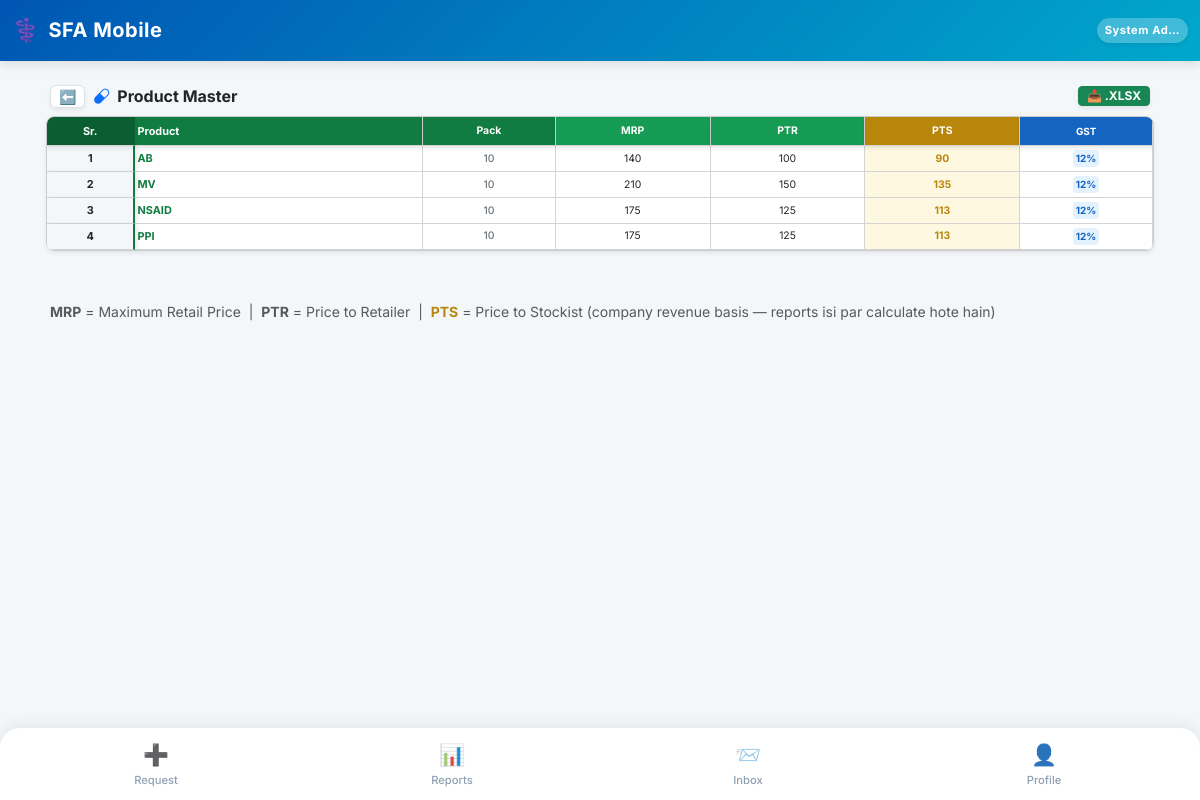
The app's page /view/products/ (signed in) with its own data.
### SFA/models.py (models this page shows, shortened)
class Employee(models.Model):
    user = models.OneToOneField(User, on_delete=models.CASCADE, null=True, blank=True)
    company = models.ForeignKey(Company, on_delete=models.PROTECT, related_name='employees') # Already Correct
    DESIGNATION_CHOICES = [
        ('MR', 'Medical Representative'),
        ('ABM', 'Area Business Manager'),
        ('RBM', 'Regional Business Manager'),
        ('ZBM', 'Zonal Business Manager'),
        ('NSM', 'National Sales Manager'),
        ('Admin', 'System Administrator'),
    ]
    name = models.CharField(max_length=100)
    employee_code = models.CharField(max_length=50) # 🌟 FIX: unique=True HATA DIYA HAI
    designation = models.CharField(max_length=5, choices=DESIGNATION_CHOICES, default='MR')
    manager = models.ForeignKey('self', on_delete=models.SET_NULL, null=True, blank=True, related_name='subordinates')
    headquarter = models.ForeignKey(Territory, on_delete=models.SET_NULL, null=True, blank=True)
    phone = models.CharField(max_length=15)
    joining_date = models.DateField(default=timezone.now, help_text="Employee ki company join karne ki date. DCR calendar is date se aage hi banega, pehle ka nahi.")
    photo = models.ImageField(upload_to='employee_photos/', blank=True, null=True, help_text="Employee ki profile photo")
    address = models.TextField(blank=True, null=True, help_text="Employee ka home address")
    is_active = models.BooleanField(default=True, help_text="False matlab ye employee company chhod chuka hai ya inactive hai.")
    leaving_date = models.DateField(null=True, blank=True, help_text="Employee ke company chhodne ki tareekh.")
    dob = models.DateField(null=True, blank=True, verbose_name="Date of Birth")
    anniversary = models.DateField(null=True, blank=True, verbose_name="Marriage Anniversary")
    blood_group = models.CharField(max_length=10, blank=True, null=True)
    emergency_contact = models.CharField(max_length=15, blank=True, null=True)
    permanent_address = models.TextField(blank=True, null=True)
    father_name = models.CharField(max_length=100, blank=True, null=True)
    father_dob = models.DateField(null=True, blank=True)
    father_mobile = models.CharField(max_length=15, blank=True, null=True)
    father_occupation = models.CharField(max_length=100, blank=True, null=True)
    mother_name = models.CharField(max_length=100, blank=True, null=True)
    mother_dob = models.DateField(null=True, blank=True)
    mother_mobile = models.CharField(max_length=15, blank=True, null=True)
    mother_occupation = models.CharField(max_length=100, blank=True, null=True)
    spouse_name = models.CharField(max_length=100, blank=True, null=True)
    spouse_dob = models.DateField(null=True, blank=True)
    spouse_mobile = models.CharField(max_length=15, blank=True, null=True)
    spouse_occupation = models.CharField(max_length=100, blank=True, null=True)
    child1_name = models.CharField(max_length=100, blank=True, null=True)
    child1_dob = models.DateField(null=True, blank=True)
    child2_name = models.CharField(max_length=100, blank=True, null=True)
    child2_dob = models.DateField(null=True, blank=True)
    EMPLOYMENT_STATUS_CHOICES = [
        ('active', 'Active'),
        ('resigned', 'Resigned'),
        ('retired', 'Retired'),
        ('transferred', 'Transferred'),
        ('terminated', 'Terminated'),
        ('vacant', 'Vacant (Placeholder)'),   # 🌟 Dummy employee jab tak naya MR na aaye
        ('archived', 'Archived (Old Dummy)'), # 🌟 Dummy jiska kaam ho gaya, naye employee ko sab de diya
    ]
    employment_status = models.CharField(
        max_length=15, choices=EMPLOYMENT_STATUS_CHOICES, default='active',
        help_text="is_active sirf access/login control karta hai; ye field WAJAH/reason batata hai."
    )
    is_placeholder = models.BooleanField(
        default=False,
        help_text="True = ye ek 'Vacant_<HQ>' dummy employee hai, asli insaan nahi. Joint Work me normal employee jaisa hi treat hota hai (use individual hi maana jayega)."
    )
    class Meta:
        unique_together = ('company', 'employee_code')

class Product(models.Model):
    GST_SLAB_CHOICES = [
        (0, '0%'),
        (5, '5%'),
        (12, '12%'),
        (18, '18%'),
        (28, '28%'),
    ]
    company = models.ForeignKey(Company, on_delete=models.CASCADE, related_name='products') # 🌟 CHANGED
    name = models.CharField(max_length=150)
    pack_size = models.CharField(max_length=50)
    mrp = models.DecimalField(max_digits=10, decimal_places=2, default=0)
    ptr = models.DecimalField(max_digits=10, decimal_places=2, default=0)   # Price to Retailer
    pts = models.DecimalField(max_digits=10, decimal_places=2, default=0)   # Price to Stockist — company ko kitna milta hai
    gst_slab = models.PositiveSmallIntegerField(choices=GST_SLAB_CHOICES, default=12)
    class Meta:
        unique_together = ('company', 'name')

### SFA/views/reports.py (the view, shortened to what this page needs)
# urls.py: path('view/products/', views.product_master_view, name='product_master'),
@employee_required
def product_master_view(request, employee):
    products = Product.objects.filter(company=employee.company).order_by('name')
    return render(request, 'product_master.html', {'products': products})
    return render(request, 'product_master.html', {'products': products})

### SFA/context_processors.py (called while the page is built)
def notification_counts(request):
    if request.user.is_authenticated and hasattr(request.user, 'employee'):
        employee = request.user.employee
        return {
            'unread_notif_count': SystemNotification.objects.filter(
                employee=employee, is_read=False
            ).count(),
            'unread_msg_count': InternalMessage.objects.filter(
                receiver=employee, is_read=False
            ).count(),
        }
    return {
        'unread_notif_count': 0,
        'unread_msg_count': 0,
    }

### SFA/templates/product_master.html (shortened to what this page needs)
{% extends 'base.html' %}
{% block content %}
<div class="container-fluid p-0 mb-4 mt-1">
    <div class="d-flex align-items-center gap-2 mb-2 px-2">
        <a href="{% url 'view_hub' %}" class="btn btn-light shadow-sm btn-sm px-2 py-0 rounded-2 border bg-white text-secondary">⬅️</a>
        <h6 class="fw-bold text-dark mb-0 flex-grow-1"><i class="bi bi-capsule text-primary me-1"></i> Product Master</h6>
        <a href="?export=excel" class="btn btn-success btn-sm fw-bold shadow-sm px-2 py-0" style="font-size: 0.75rem;">
            📥 .XLSX
        </a>
    </div>
    <div class="card border-0 shadow-sm bg-white mx-1 mb-5" style="border-radius: 8px;">
        <div class="excel-table-wrapper" style="border-radius: 8px;">
            <table class="excel-table">
                <thead>
                    <tr>
                        <th style="background-color: #0b5e31; color: white;">Sr.</th>
                        <th style="background-color: #107C41; color: white; text-align: left;">Product</th>
                        <th style="background-color: #107C41; color: white;">Pack</th>
                        <th style="background-color: #159b53; color: white;">MRP</th>
                        <th style="background-color: #159b53; color: white;">PTR</th>
                        <th style="background-color: #b8860b; color: white;">PTS</th>
                        <th style="background-color: #1565c0; color: white;">GST</th>
                    </tr>
                </thead>
                <tbody>
                    {% for p in products %}
                    <tr>
                        <td class="fw-bold text-dark">{{ forloop.counter }}</td>
                        <td>{{ p.name }}</td>
                        <td class="text-secondary fw-medium">{{ p.pack_size }}</td>
                        <td class="text-dark">{{ p.mrp|floatformat:0 }}</td>
                        <td class="text-dark">{{ p.ptr|floatformat:0 }}</td>
                        <td class="pts-col">{{ p.pts|floatformat:0 }}</td>
                        <td><span class="gst-badge">{{ p.gst_slab }}%</span></td>
                    </tr>
                    {% empty %}
                    <tr><td colspan="100%" class="text-center text-muted py-4">Koi Product system mein define nahi hai.</td></tr>
                    {% endfor %}
                </tbody>
            </table>
        </div>
    </div>
    <div class="px-2">
        <small class="text-muted">
            <strong>MRP</strong> = Maximum Retail Price &nbsp;|&nbsp;
            <strong>PTR</strong> = Price to Retailer &nbsp;|&nbsp;
            <strong class="text-warning" style="color:#b8860b !important;">PTS</strong> = Price to Stockist (company revenue basis — reports isi par calculate hote hain)
        </small>
    </div>
</div>
{% endblock %}

### SFA/templates/base.html (shortened to what this page needs)
<!DOCTYPE html>
<html lang="en">
<head>
    <link href="https://cdn.jsdelivr.net/npm/bootstrap@5.3.0/dist/css/bootstrap.min.css" rel="stylesheet">
    <link href="https://cdn.jsdelivr.net/npm/bootstrap-icons@1.11.0/font/bootstrap-icons.css" rel="stylesheet">
</head>
<body>
    <nav class="navbar navbar-dark navbar-custom sticky-top">
        <div class="container-fluid py-1">
            <span class="navbar-brand mb-0 h1 d-flex align-items-center gap-2">
                <span style="font-size: 1.4rem;">⚕️</span> SFA Mobile
            </span>
            <div class="d-flex align-items-center gap-3">
                <span class="text-white fw-bold bg-white bg-opacity-25 px-2 py-1 rounded-pill shadow-sm" style="font-size: 0.70rem; letter-spacing: 0.5px;">
                    {{ request.user.employee.name|default:"Guest"|truncatechars:10 }}
                </span>
            </div>
        </div>
    </nav>
    <div class="container mt-4 mb-4">
        {% block content %}
        {% endblock %}
    </div>
    <div class="fixed-bottom bottom-nav d-flex justify-content-between align-items-center">
        <a href="{% url 'request_hub' %}" class="nav-item {% if request.resolver_match.url_name == 'request_hub' %}active{% endif %}">
            <span class="nav-icon">➕</span>Request
        </a>
        <a href="{% url 'view_hub' %}" class="nav-item {% if request.resolver_match.url_name == 'view_hub' or request.resolver_match.url_name == 'dcr_report' %}active{% endif %}">
            <span class="nav-icon">📊</span>Reports
        </a>
        <a href="{% url 'web_inbox' %}" class="nav-item {% if request.resolver_match.url_name == 'web_inbox' or request.resolver_match.url_name == 'web_compose' %}active{% endif %}">
            <span class="nav-icon position-relative">
                📨
            </span>Inbox
        </a>
        <a href="{% url 'profile' %}" class="nav-item {% if request.resolver_match.url_name == 'profile' %}active{% endif %}">
            <span class="nav-icon">👤</span>Profile
        </a>
    </div>
</body>
</html>

### SFA/templates/base.html (style rules this page uses)
:root { --pharma-primary: #0056b3; --pharma-secondary: #00a8cc; --bg-light: #f4f7f9; }
body { font-family: 'Inter', sans-serif; background-color: var(--bg-light); padding-bottom: 85px; }
.navbar-custom { background: linear-gradient(135deg, var(--pharma-primary), var(--pharma-secondary)); box-shadow: 0 4px 10px rgba(0,0,0,0.1); }
.navbar-brand { font-weight: 700; letter-spacing: 0.5px; }
.card { border: none !important; border-radius: 12px; box-shadow: 0 4px 12px rgba(0, 0, 0, 0.05); }
.bottom-nav { background-color: #ffffff; border-top-left-radius: 20px; border-top-right-radius: 20px; box-shadow: 0 -4px 15px rgba(0,0,0,0.06); padding: 5px 8px; }
.nav-item { text-align: center; flex: 1; padding: 6px 0; color: #8fa0b3; font-size: 0.70rem; font-weight: 500; text-decoration: none; border-radius: 12px; transition: all 0.3s ease; }
.nav-icon { font-size: 1.3rem; display: block; margin-bottom: 2px; filter: grayscale(20%); }

### SFA/templates/product_master.html (style rules this page uses)
.excel-table-wrapper { max-height: 75vh; overflow-y: auto; overflow-x: hidden; border-radius: 8px; border: 1px solid #ccc; position: relative; }
.excel-table { table-layout: fixed; border-collapse: separate; border-spacing: 0; width: 100%; background-color: #fff; font-size: 0.75rem; }
.excel-table th, .excel-table td { border-right: 1px solid #d4d4d4; border-bottom: 1px solid #d4d4d4; padding: 4px 2px; vertical-align: middle; text-align: center; white-space: normal; word-wrap: break-word; overflow-wrap: break-word; }
.excel-table thead tr th { position: sticky; top: 0; z-index: 20; color: #fff; background-color: #107C41; box-shadow: 0 2px 4px rgba(0,0,0,0.1); padding: 6px 2px; }
.excel-table thead tr th:first-child { position: sticky; left: 0; z-index: 30; background-color: #0b5e31; border-right: 2px solid #0b5e31; }
.excel-table tbody td:first-child { position: sticky; left: 0; background-color: #f4f7f9; z-index: 10; border-right: 2px solid #107C41; box-shadow: 3px 0 5px -1px rgba(0,0,0,0.1); }
.excel-table tbody td:nth-child(2) { text-align: left; font-weight: bold; color: #107C41; }
.excel-table tbody td.pts-col { background-color: #fff8e1; font-weight: bold; color: #b8860b; }
.gst-badge { display: inline-block; padding: 1px 3px; border-radius: 4px; background-color: #e3f2fd; color: #1565c0; font-weight: bold; font-size: 0.62rem; }
.excel-table th:nth-child(1), .excel-table td:nth-child(1) { width: 8%; font-size: 0.68rem; }
.excel-table th:nth-child(2), .excel-table td:nth-child(2) { width: 26%; font-size: 0.68rem; }
.excel-table th:nth-child(3), .excel-table td:nth-child(3) { width: 12%; font-size: 0.65rem; }
.excel-table th:nth-child(4), .excel-table td:nth-child(4) { width: 14%; font-size: 0.65rem; }
.excel-table th:nth-child(5), .excel-table td:nth-child(5) { width: 14%; font-size: 0.65rem; }
.excel-table th:nth-child(6), .excel-table td:nth-child(6) { width: 14%; font-size: 0.65rem; }
.excel-table th:nth-child(7), .excel-table td:nth-child(7) { width: 12%; font-size: 0.62rem; }

### records on screen
Product: name "AB", pack_size "10", mrp "140", ptr "100", pts "90", gst_slab "12"
Product: name "MV", pack_size "10", mrp "210", ptr "150", pts "135", gst_slab "12"
Product: name "NSAID", pack_size "10", mrp "175", ptr "125", pts "113", gst_slab "12"
Product: name "PPI", pack_size "10", mrp "175", ptr "125", pts "113", gst_slab "12"

### other values on screen
{{ request.user.employee.name|default:"Guest"|truncatechars:10 }} "System Ad…"
